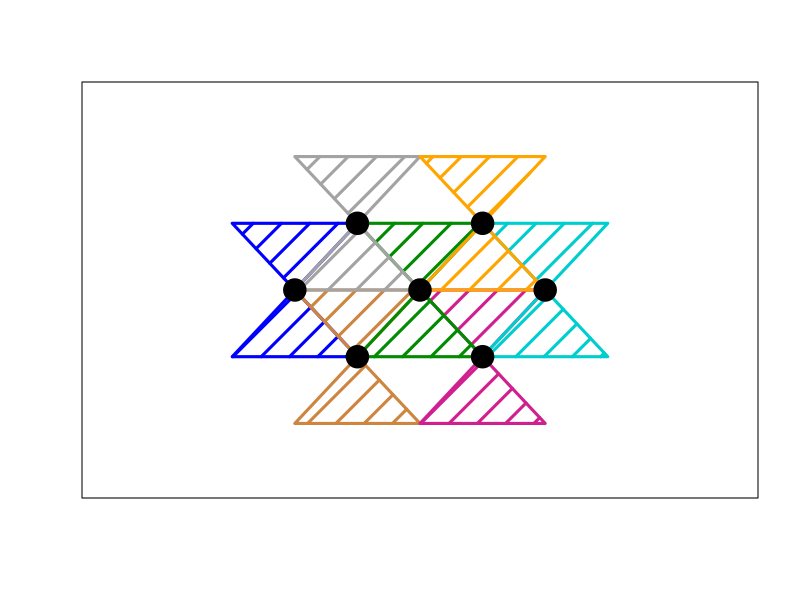

R code for this plot:
## ---- chunk 1
oh = ((5-sqrt(3))/2)
x <- c(seq(2, 3, 1), seq(1.5, 3.5, 1), seq(2, 3, 1))
y <- c(rep(oh+sqrt(3), 2), rep(oh+sqrt(3)/2, 3), rep(oh, 2))
#x11(10, 10)
plot(x, y, xlim = c(0, 5), ylim = c(0, 5), pch = 19, xlab = '', ylab = '', xaxt='n', yaxt = 'n')


polygon(c(1, 2, 1.5, 1, 2), c(oh, oh, oh+sqrt(3)/2, oh+sqrt(3), oh+sqrt(3)),
        col = "blue",
        density = 5, angle = 45, lwd = 3)

polygon(c(1.5, 2.5, 2, 1.5, 2.5), c(oh-sqrt(3)/2, oh-sqrt(3)/2, oh, oh+sqrt(3)/2, oh+sqrt(3)/2),
        col = "peru",
        density = 5, angle = 45, lwd = 3)

polygon(c(2.5, 3.5, 3, 2.5, 3.5), c(oh-sqrt(3)/2, oh-sqrt(3)/2, oh, oh+sqrt(3)/2, oh+sqrt(3)/2),
        col = "violetred",
        density = 5, angle = 45, lwd = 3)

polygon(c(2, 3, 2.5, 2, 3), c(oh, oh, oh+sqrt(3)/2, oh+sqrt(3), oh+sqrt(3)),
        col = "green4",
        density = 5, angle = 45, lwd = 3)

polygon(c(3, 4, 3.5, 3, 4), c(oh, oh, oh+sqrt(3)/2, oh+sqrt(3), oh+sqrt(3)),
        col = "cyan3",
        density = 5, angle = 45, lwd = 3)

polygon(c(1.5, 2.5, 2, 1.5, 2.5), c(oh+sqrt(3)/2, oh+sqrt(3)/2, oh+sqrt(3), oh+1.5*sqrt(3), oh+1.5*sqrt(3)),
        col = "gray64",
        density = 5, angle = 45, lwd = 3)

polygon(c(2.5, 3.5, 3, 2.5, 3.5), c(oh+sqrt(3)/2, oh+sqrt(3)/2, oh+sqrt(3), oh+1.5*sqrt(3), oh+1.5*sqrt(3)),
        col = "orange",
        density = 5, angle = 45, lwd = 3)

points(x, y, cex = 3, pch=19)
